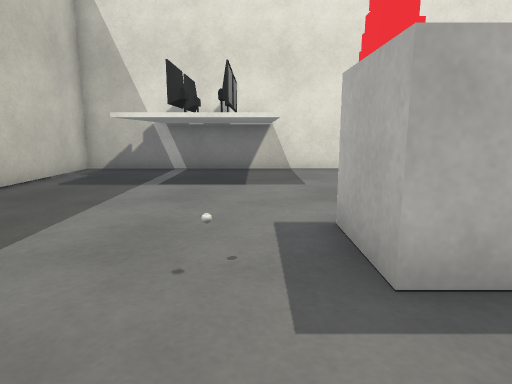
view 1 (above)

17 first-person views from a walk through a 3-D level made in the Unity game engine. The camera is 0.63 m above the floor, tilts 10° down and sees 75° across. The floor is counted in squares, 0.5 m on a side. Each view is taken from the middle of a square. On the plan, view 1 faces up. The plan holds only what a view shows up to about 14 squares ahead; the rest is blank. The player is left out. Surface patterns are stand-ins for the level's own textures.

view 2
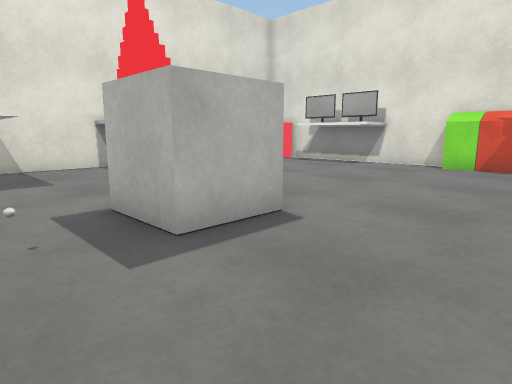

view 3
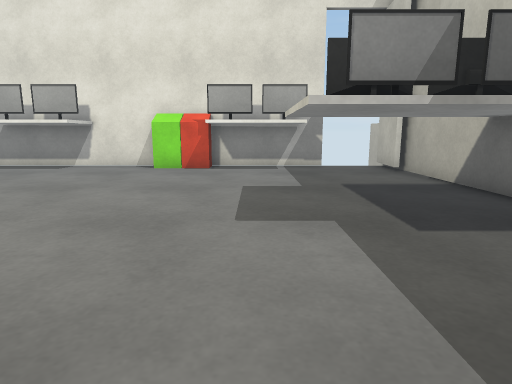

view 4
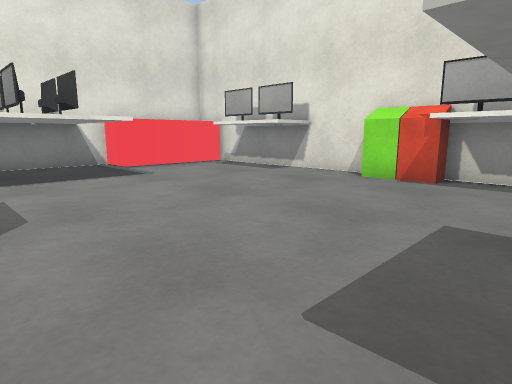

view 5
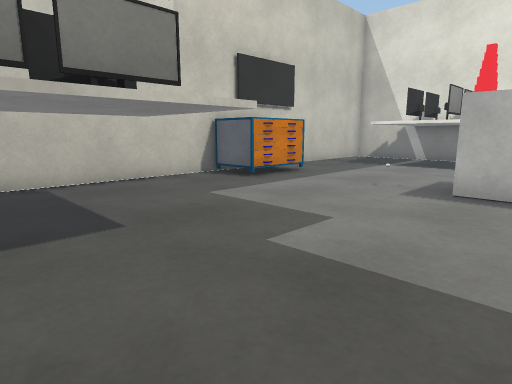

view 6
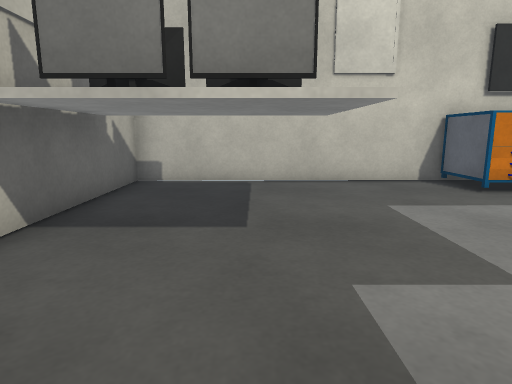

view 7
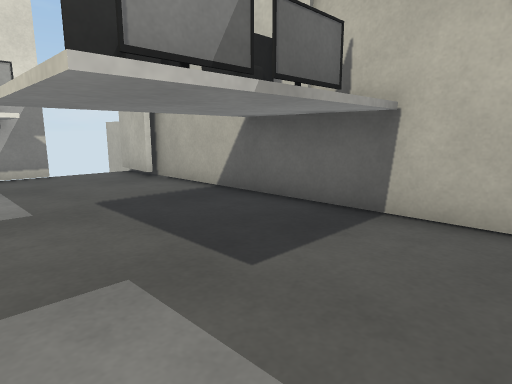

view 8
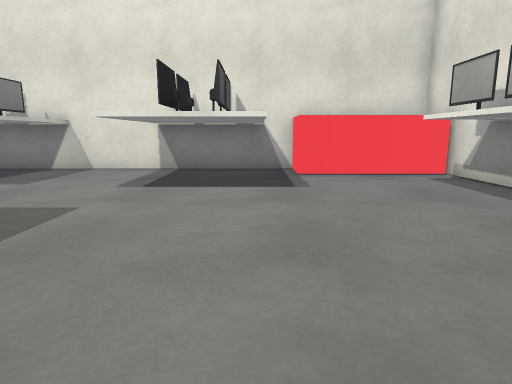

view 9
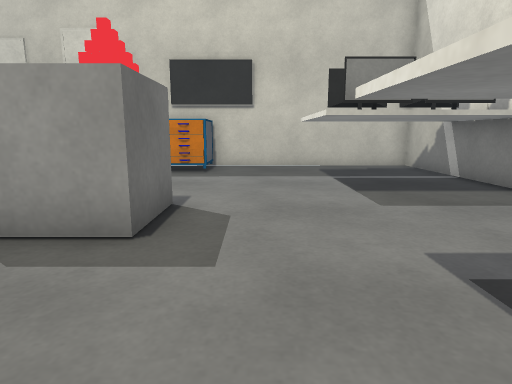

view 10
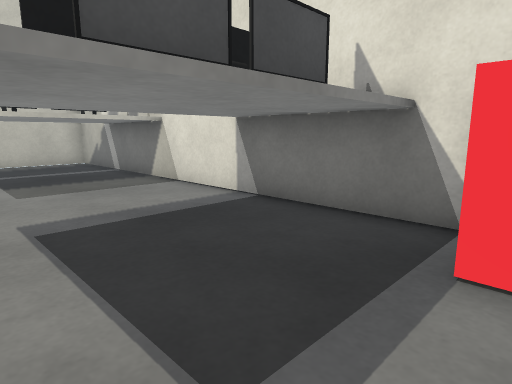

view 11
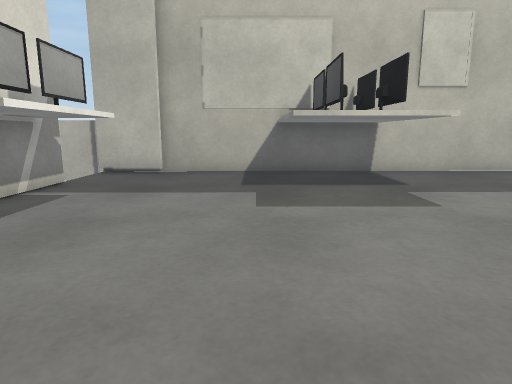

view 12
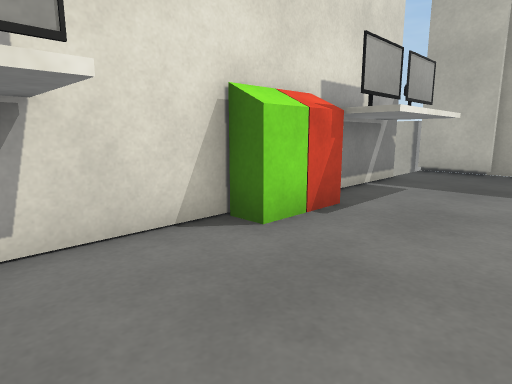

view 13
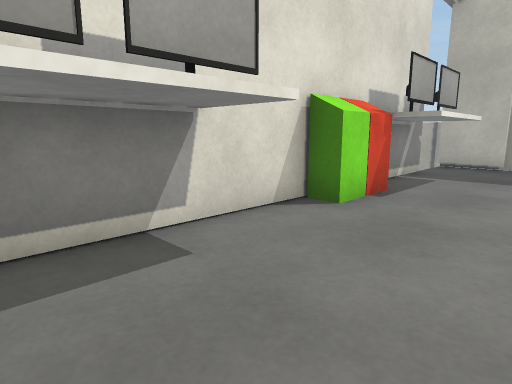

view 14
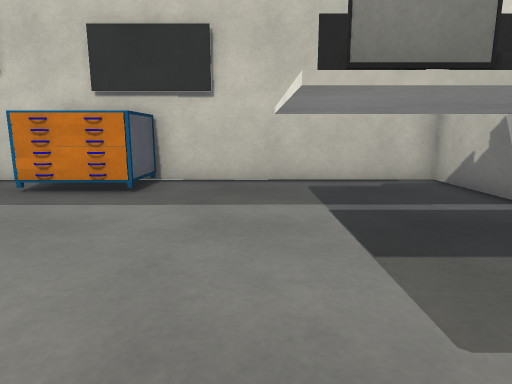

view 15
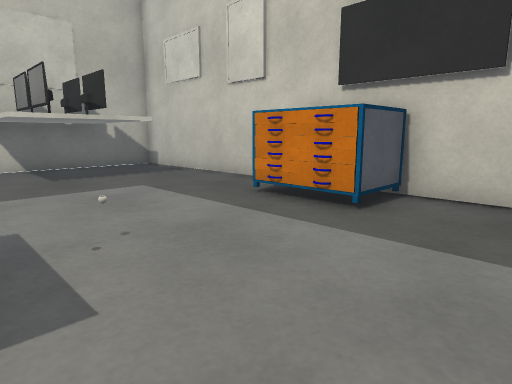

view 16
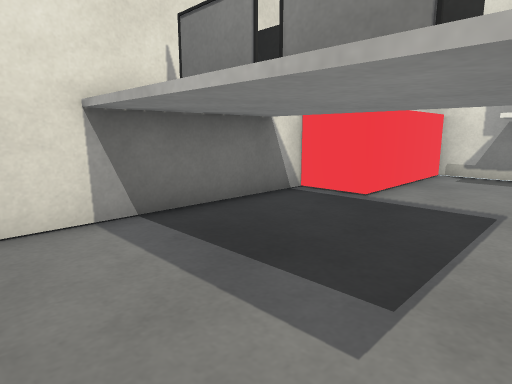

view 17
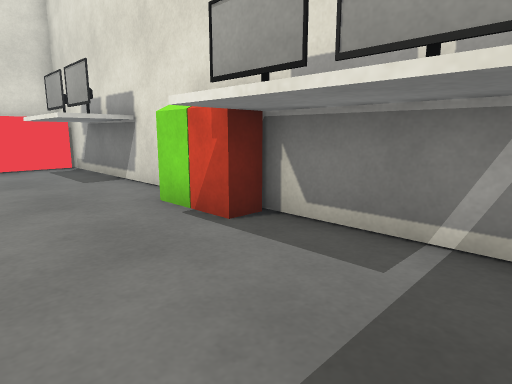

### Floor plan
Key: @ floor where view 1 was taken; # wall or solid block; . floor; = window, fence, low wall or low ledge; T table; C cube; S shelf; O other object.
Columns run from 6 left of view 1 to 13 right of it. Each row starts with its distance up from view 1.
 12 ####TTT########
 11 #..TTTT...TTTTS    #
 10 #..TTTT...TTTT.SSSS#
  9 #..TTTT...TTTT.....#
  8 #..TTTT...TTTT...TT#
  7 #..TTTT...TTTT...TT#
  6 #................TT#
  5 #.................T#
  4 #OO....#CC.........#
  3 # O...=#CC.........#
  2 #OO...............##
  1 #.................##
  0 #.....@..........TT#
 -1 #................TT#
 -2 #..TTTT...TTTT...TT#
 -3 #..TTTT...TTTT....T#
 -4 #..TTTT...TTTT.....
 -5 #..TTTT...TTTT.....
 -6 ####################

Positions as (right, up) in squares from view 1, and headings:
1: (0, 0), facing up
2: (-1, -1), facing up-right
3: (0, -1), facing right
4: (3, -2), facing up-right
5: (3, -5), facing up-left
6: (3, -3), facing left
7: (2, -1), facing down-right
8: (7, 0), facing up
9: (7, 6), facing left
10: (9, 7), facing up-left
11: (8, 5), facing down
12: (9, 6), facing down-right
13: (9, 8), facing down-right
14: (3, 7), facing left
15: (1, 7), facing down-left
16: (2, 7), facing up-right
17: (9, -3), facing up-right
